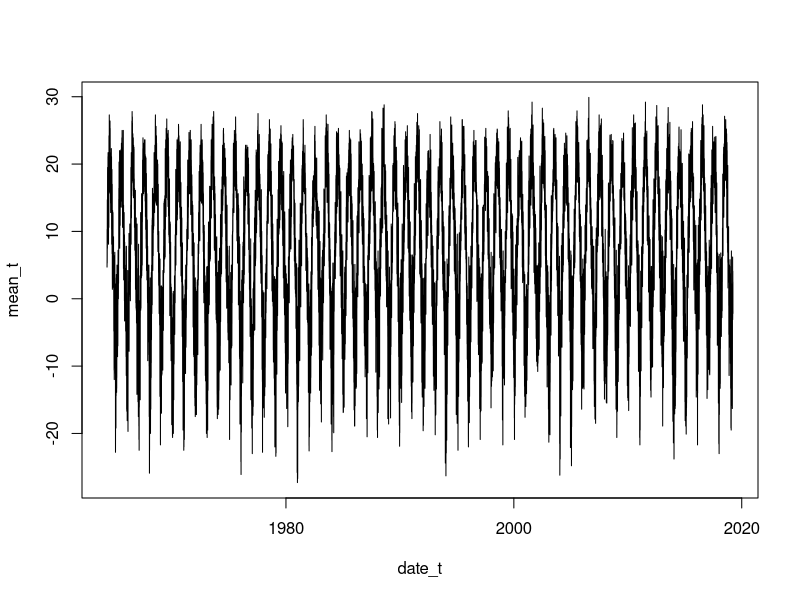

Source code (R): (Note: this script raises an error after producing the figure.)
temp0=read.csv("Trentontemps_1964_04_19_to_1991_09_04.csv")

temp1=read.csv("Trentontemps_1991_09_05_to_2019_03_26.csv")
temps=rbind(temp0,temp1)
date_t=as.POSIXct(temps$LOCAL_DATE)
mean_t=temps$MEAN_TEMPERATURE

plot(mean_t~date_t, data=temps, type="l")

tempsmonth=temps[temps$LOCAL_MONTH%in%c(3,4,5),]
temps=tempsmonth
#ann_mean=aggregate(temps$MEAN_TEMPERATURE~temps$LOCAL_YEAR+LOCAL_MONTH, data=temps, FUN = "mean" )

#ann_mean$date=as.Date(paste0("01", "/", ann_mean$LOCAL_MONTH, "/", ann_mean$`temps$LOCAL_YEAR`), format="%d/%m/%Y")

ann_mean=aggregate(temps$MEAN_TEMPERATURE~temps$LOCAL_YEAR, data=temps, FUN = "mean" )
ann_min=aggregate(temps$MIN_TEMPERATURE~temps$LOCAL_YEAR, data=temps, FUN = "mean" )
ann_max=aggregate(temps$MAX_TEMPERATURE~temps$LOCAL_YEAR, data=temps, FUN = "mean" )
ann_wgt=aggregate(temps$MEAN_TEMPERATURE~temps$LOCAL_YEAR, data=temps,FUN=length)
colnames(ann_wgt)[2]="n_samp"
anns=merge(ann_mean, ann_min)
anns=merge(anns,ann_max)
anns=merge(anns, ann_wgt)

colnames(anns)=c("year", "mean", "avg_min", "avg_max", "n")

library("strucchange")

temp_comm=merge(spydat, anns)
summary(lm(epar.mean~mean, weights=epar.wgt, data=temp_comm))





spydat=agg[agg$Station_Acronym%in%stvec,]
xyear=c(1979,2015)
an_sel=anns[anns$year%in%c(1986:2007),]
spydat=spydat[spydat$year%in%c(1986:2007),]
spydat$Station_Acronym=as.factor(spydat$Station_Acronym)



plot(mean~year, data=an_sel, type="b")
lines(avg_min~year, data=an_sel, type="l", lty=2)
lines(avg_max~year, data=an_sel, type="l", lty=2)


tp1=lm(spydat$Chrysophyceae.mean~spydat$TP)
tp2=lm(spydat$Chrysophyceae.mean~spydat$TP+an_sel$mean)
     AIC(tp1,tp2)
     summary(tp1)



spyyear=spydat[complete.cases(spydat),]
